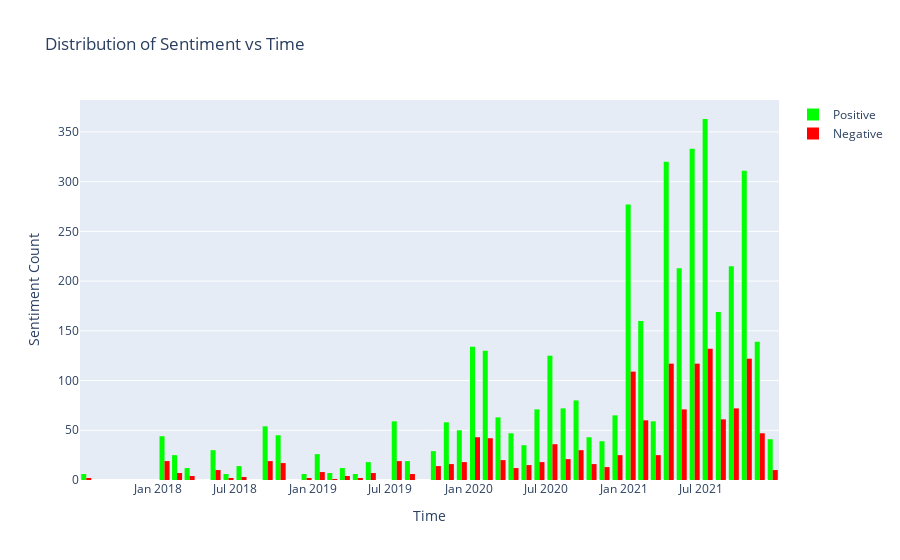

Write notebook code for a chart like this one.
### Code cell
positive_trace = go.Histogram(x=df[df['Sentiment'] == 'positive']['Time'], 
                              name='Positive', 
                              marker_color='#00FF00')
negative_trace = go.Histogram(x=df[df['Sentiment'] == 'negative']['Time'], 
                              name='Negative', 
                              marker_color='#FF0000')
fig = go.Figure()
fig.add_trace(positive_trace)
fig.add_trace(negative_trace)
fig.update_layout(title='Distribution of Sentiment vs Time', xaxis_title='Time', yaxis_title='Sentiment Count')
fig.show()

### Figure 1 — Plotly figure (JSON) as saved in the notebook; plotly's stock layout.template omitted (floating-point values rounded to 4 significant figures; data arrays with more than 128 entries replaced by an {"elided": "..."} marker saying what was removed)
{"data": [{"marker": {"color": "#00FF00"}, "name": "Positive", "type": "histogram", "x": {"elided": "4030 str values"}}, {"marker": {"color": "#FF0000"}, "name": "Negative", "type": "histogram", "x": {"elided": "1414 str values"}}], "layout": {"autosize": true, "title": {"text": "Distribution of Sentiment vs Time"}, "xaxis": {"autorange": true, "range": ["2017-07-01 06:00", "2021-12-30 18:00"], "title": {"text": "Time"}, "type": "date"}, "yaxis": {"autorange": true, "range": [0, 382.1], "title": {"text": "Sentiment Count"}}}}
